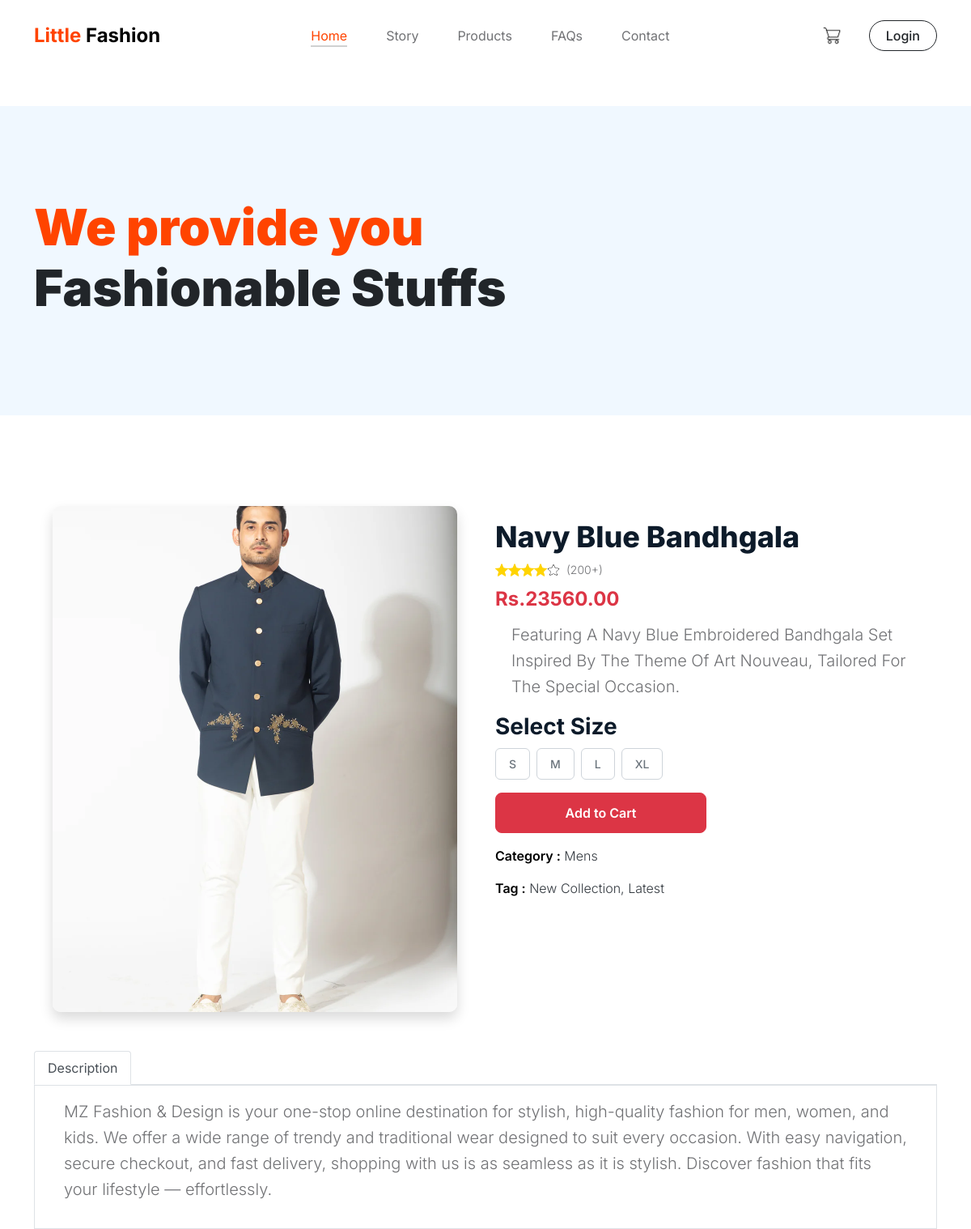
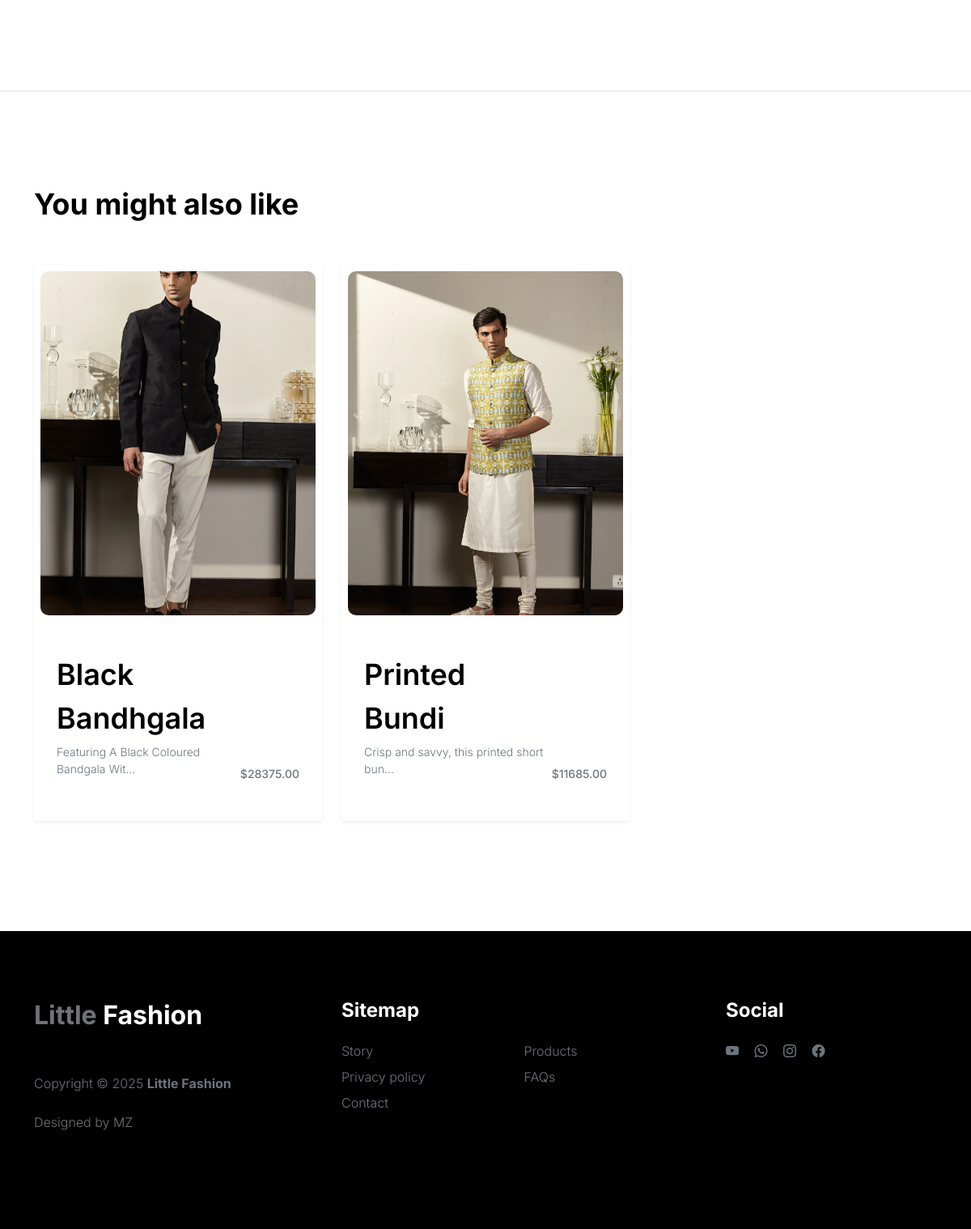
The page /product-detail/5/ on the database its author committed (2 pictures, top to bottom).
### app/models.py (models this page shows, shortened)
class Product(models.Model):
    category = models.ForeignKey(Category, on_delete=models.CASCADE)
    name = models.CharField(max_length=200)
    price = models.DecimalField(max_digits=10, decimal_places=2, default=0)
    image = models.ImageField(upload_to='products/')
    description = models.TextField()
    is_sale = models.BooleanField(default=False)
    sale_price = models.DecimalField(max_digits=10, decimal_places=2, default=0)
    @property
    def current_price(self):
     return self.sale_price if self.is_sale else self.price

class Category(models.Model):
    name = models.CharField(max_length=100)
    class Meta:
        verbose_name_plural = 'categories'

### app/views.py (the view)
# urls.py: path('product-detail/<int:id>/', views.product_detail, name='product-detail'),
def product_detail(request, id):
    product = get_object_or_404(Product, pk=id)
    related_products = Product.objects.filter(category=product.category).exclude(pk=id)[:4]
    return render(request, 'product-detail.html', {'product': product, 'related_products': related_products})

### app/templates/product-detail.html (shortened to what this page needs)
{% extends 'base.html' %}
{% load static %}
{% block content %}
<header class="site-header section-padding d-flex justify-content-center align-items-center">
    <div class="container">
        <div class="row">
            <div class="col-lg-10 col-12">
                <h1>
                    <span class="d-block text-primary">We provide you</span>
                    <span class="d-block text-dark">Fashionable Stuffs</span>
                </h1>
            </div>
        </div>
    </div>
</header>
<section class="product-display section-padding">
    <div class="container">
        <div class="row">
            <div class="col-lg-6 col-12 text-center">
                <div class="product-img mx-auto shadow" style="width: 100%; max-width: 500px; aspect-ratio: 4/5; overflow: hidden; border-radius: 10px;">
                    <img src="{{ product.image.url }}" alt="{{ product.name }}" style="width: 100%; height: 100%; object-fit: cover;" class="product-main-img img-fluid">
                </div>
            </div>
            <div class="col-lg-6 col-12 product-right">
                <h1 class="product-title mt-3">{{ product.name }}</h1>
                <div class="product-star d-flex align-items-center mb-2">
                    <img src="{% static 'images/star-icon.png' %}" style="width:16px; height:16px;" alt="star">
                    <img src="{% static 'images/star-icon.png' %}" style="width:16px; height:16px;" alt="star">
                    <img src="{% static 'images/star-icon.png' %}" style="width:16px; height:16px;" alt="star">
                    <img src="{% static 'images/star-icon.png' %}" style="width:16px; height:16px;" alt="star">
                    <img src="{% static 'images/star-dull-icon.png' %}" style="width:16px; height:16px;" alt="dull-star">
                    <p class="mb-0 ms-2">(200+)</p>
                </div>
                <div class="product-price fs-4 fw-bold">
              <strong>
                  {% if product.is_sale %}
                    <strike class="text-muted">Rs.{{ product.price }}</strike>
                    &nbsp; <span class="text-danger">Rs.{{ product.current_price }}</span>
                  {% else %}
                  Rs.{{ product.current_price }}
                  {% endif %}
               </strong>
              </div>
                <p class="product-description">{{ product.description }}</p>
                <div class="product-size mb-3">
                    <h1>Select Size</h1>
                    <div class="d-flex gap-2 flex-wrap mt-2">
                        <div class="size-btn btn btn-outline-secondary btn-sm">S</div>
                        <div class="size-btn btn btn-outline-secondary btn-sm">M</div>
                        <div class="size-btn btn btn-outline-secondary btn-sm">L</div>
                        <div class="size-btn btn btn-outline-secondary btn-sm">XL</div>
                    </div>
                </div>
                <div class="row mb-3">
                    <div class="col-lg-6 col-12 mt-2 mt-lg-0">
                        <a href="{% url 'cart' %}?product_id={{ product.id }}" class="btn btn-danger w-100">Add to Cart</a>
                    </div>
                </div>
                <p class="product-category"><span>Category :</span> {{ product.category.name }}</p>
                <p class="product-category"><span>Tag :</span> New Collection, Latest</p>
            </div>
        </div>
        <div class="row mt-5">
            <div class="col-12">
                <ul class="nav nav-tabs" id="productTab" role="tablist">
                    <li class="nav-item">
                        <a class="nav-link active" id="description-tab" data-bs-toggle="tab" href="#" role="tab">Description</a>
                    </li>
                </ul>
                <div class="tab-content border p-3" id="productTabContent">
                    <div class="tab-pane fade show active" id="description" role="tabpanel">
                        <p class="product-description">MZ Fashion & Design is your one-stop online destination for stylish, high-quality fashion for men, women, and kids. We offer a wide range of trendy and traditional wear designed to suit every occasion. With easy navigation, secure checkout, and fast delivery, shopping with us is as seamless as it is stylish. Discover fashion that fits your lifestyle — effortlessly.</p>
                    </div>
                </div>
            </div>
        </div>
    </div>
</section>
<section class="related-product section-padding border-top">
    <div class="container">
        <div class="row">
            <div class="col-12">
                <h3 class="mb-5">You might also like</h3>
            </div>
            {% for item in related_products %}
            <div class="col-lg-4 col-md-6 col-12 mb-4">
                <div class="product-thumb shadow-sm p-2 rounded">
                    <a href="{% url 'product-detail' item.id %}">
                        <div style="width: 100%; aspect-ratio: 4/5; overflow: hidden; border-radius: 10px;">
                            <img src="{{ item.image.url }}" alt="{{ item.name }}" style="width: 100%; height: 100%; object-fit: cover;" class="img-fluid">
                        </div>
                    </a>
                    <div class="product-info d-flex mt-3">
                        <div>
                            <h5 class="product-title mb-1">
                                <a href="{% url 'product-detail' item.id %}" class="product-title-link">{{ item.name }}</a>
                            </h5>
                            <p class="product-p text-muted small">{{ item.description|truncatechars:40 }}</p>
                        </div>
                        <small class="product-price text-muted ms-auto mt-auto">${{ item.price }}</small>
                    </div>
                </div>
            </div>
            {% empty %}
            <div class="col-12">
                <p class="text-muted">No similar products found.</p>
            </div>
            {% endfor %}
        </div>
    </div>
</section>
{% endblock %}

### app/static/css/style.css (style rules this page uses)
.product-title { font-size: 36px; font-weight: 800; color: #0d1b2a; }
.product-price { font-size: 24px; font-weight: 700; color: #dc3545; margin-bottom: 10px; }
.product-star img { width: 16px; height: 16px; }
.product-star p { font-size: 14px; margin-left: 6px; margin-bottom: 0; }
.product-description { font-size: 20px; line-height: 1.6; margin-bottom: 1rem; }
.product-size h1 { font-size: 28px; font-weight: 700; color: #0d1b2a; margin-bottom: 10px; }
.size-btn { padding: 8px 16px; border-radius: 6px; border: 1px solid #ced4da; background-color: #fff; font-size: 14px; font-weight: 500; transition: all 0.3s ease; cursor: pointer; }
.btn-danger { font-size: 16px; font-weight: 600; padding: 12px 0; border-radius: 8px; transition: background-color 0.3s ease; }
.product-category { font-size: 16px; color: #343a40; }
.product-category span { font-weight: 600; color: #000; }
.product-title-link { font-weight: 600; color: #212529; text-decoration: none; }
.product-price { font-size: 14px; font-weight: 500; }

### app/static/css/tooplate-little-fashion.css (style rules this page uses)
:root { --white-color: #FFFFFF; --primary-color: #FF4400; --section-bg-color: #f0f8ff; --dark-color: #000000; --grey-color: #d0d1d1; --p-color: #717275; --body-font-family: 'Inter', sans-serif; --h5-font-size: 24px; --p-font-size: 20px; --copyright-text-font-size: 16px; --product-link-font-size: 14px; --custom-link-font-size: 12px; --font-weight-thin: 100; --font-weight-light: 300; --font-weight-normal: 400; --font-weight-bold: 700; --font-weight-black: 900; }
body, html { height: 100%; }
html { scroll-behavior: smooth; }
body { background: var(--white-color); font-family: var(--body-font-family); position: relative; }
h2, h3, h4, h5, h6 { color: var(--dark-color); line-height: inherit; }
h1, h2, h3, h4, h5, h6 { font-weight: var(--font-weight-bold); }
h1, h2 { font-weight: var(--font-weight-black); }
h1 { font-size: 64px; line-height: normal; }
h3 { font-size: 36px; }
h5 { font-size: 24px; }
p { color: var(--p-color); font-size: var(--p-font-size); font-weight: var(--font-weight-light); }
a, button { touch-action: manipulation; transition: all 0.3s; }
a { color: var(--p-color); text-decoration: none; }
.text-primary { color: var(--primary-color) !important; }
b, strong { font-weight: var(--font-weight-bold); }
.nav-link { color: var(--p-color); font-size: 16px; position: relative; }
.site-header { background-color: var(--section-bg-color); position: relative; overflow: hidden; margin-top: 86px; }
.site-header.section-padding { padding-top: 7rem; padding-bottom: 7rem; }
section { content-visibility: auto; contain-intrinsic-size: 700px; }
.section-padding { padding-top: 7rem; padding-bottom: 7rem; }
.product-thumb { background: var(--white-color); position: relative; transition: all 0.5s ease-out; }
.product-info { padding: 30px 20px; }
.product-description, .product-cart-thumb { padding: 0 20px; }
.product-title-link { color: var(--dark-color); }
.product-p { font-size: var(--product-link-font-size); }
@media screen and (max-width: 1200px) { h1 { font-size: 62px; } }

### rows shown on the page
Product: image (picture), name "Navy Blue Bandhgala", current_price "23560.00", description "Featuring A Navy Blue Embroidered Bandhgala Set Inspired By The Theme Of Art Nouveau, Tailored For The Special Occasion.", category.name "Mens"
Product: image (picture), name "Black Bandhgala", description "Featuring A Black Coloured Bandgala Wit…", price "28375.00"
Product: image (picture), name "Printed Bundi", description "Crisp and savvy, this printed short bun…", price "11685.00"
